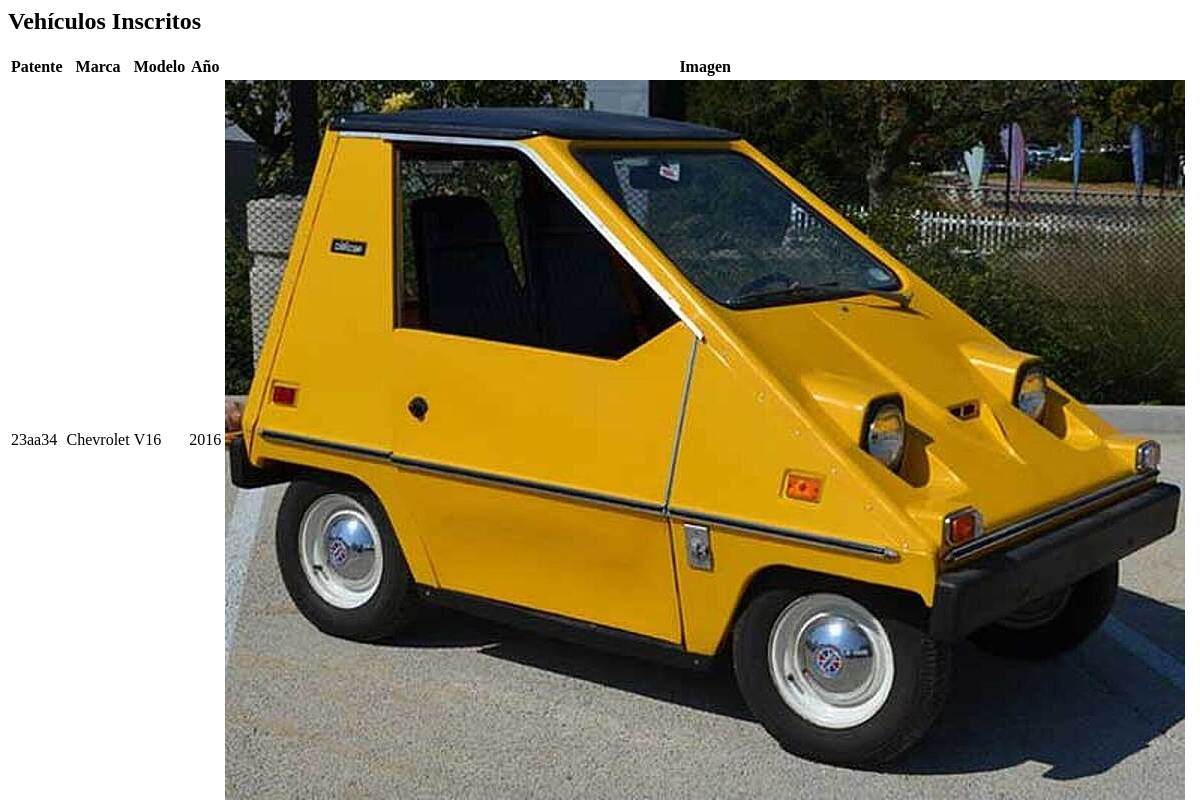
Before: /adm_vehiculos with the older database file.
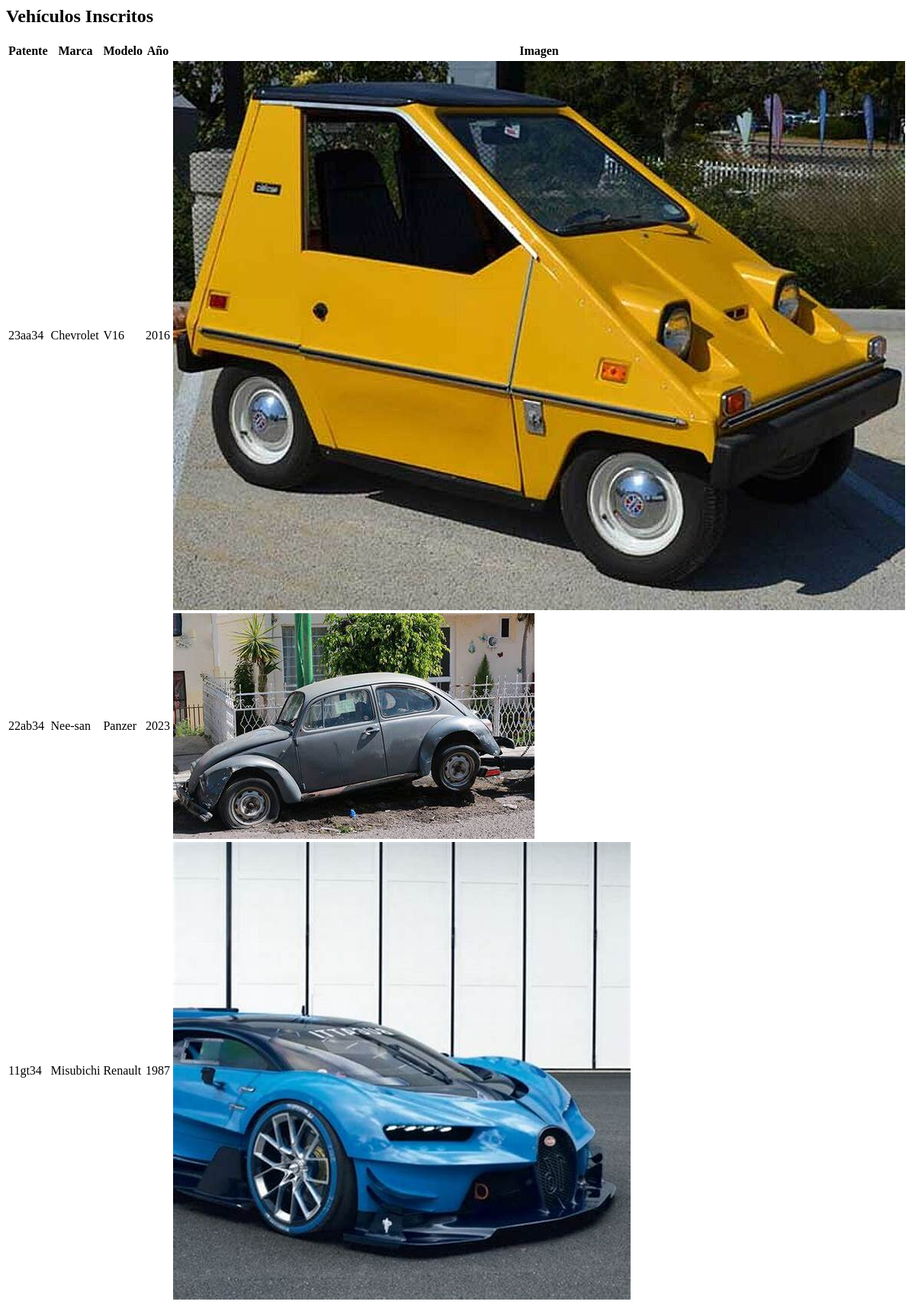
After: the same page with the newer database file.
### myapp/models.py (models this page shows, shortened)
class Vehiculo(models.Model):
    veh_patente= models.CharField(max_length=6, primary_key=True)
    veh_marca= models.CharField(max_length=15, null=False)
    veh_modelo= models.CharField(max_length=25, null=False)
    veh_anno = models.CharField(max_length=4, null=False)
    veh_img = models.ImageField(upload_to='veh_img/', null=True, blank=True)
    userProfile = models.ForeignKey(UserProfile, on_delete=models.CASCADE)

### myapp/views.py (the view, shortened to what this page needs)
# urls.py: path('adm_vehiculos', views.adm_vehiculos, name='adm_vehiculos'),
def adm_vehiculos(request):
    vehiculos = Vehiculo.objects.all()
    return render(request, 'admin/adm_vehiculos.html', {'vehiculos': vehiculos})

### myapp/context_processor.py (called while the page is built)
def totalCarrito(request):
    total = 0
    if "carrito" in request.session.keys():
        for key, value in request.session["carrito"].items():
            total += (value["acumulado"])
    return {"totalCarrito": total}

### myapp/templates/admin/adm_vehiculos.html (shortened to what this page needs)
<h2>Vehículos Inscritos</h2>
{% if vehiculos %}
<div class="col-md-12">
  <table class="vehicle-table">
    <thead>
      <tr>
        <th class="table-header">Patente</th>
        <th class="table-header">Marca</th>
        <th class="table-header">Modelo</th>
        <th class="table-header">Año</th>
        <th class="table-header">Imagen</th>
      </tr>
    </thead>
    <tbody>
      {% for vehiculo in vehiculos %}
        <tr>
          <td>{{ vehiculo.veh_patente }}</td>
          <td>{{ vehiculo.veh_marca }}</td>
          <td>{{ vehiculo.veh_modelo }}</td>
          <td>{{ vehiculo.veh_anno }}</td>
          <td>
            {% if vehiculo.veh_img %}
              <img class="clickable-image" src="{{ vehiculo.veh_img.url }}" alt="{{ vehiculo.veh_patente }}" class="vehicle-image">
            {% else %}
              Sin imagen
            {% endif %}
          </td>
        </tr>
      {% endfor %}
    </tbody>
  </table>
</div>
{% else %}
  <p class="no-vehicles">No hay vehículos inscritos.</p>
{% endif %}

Changed rows visible on the page:
added Vehiculo: veh_patente "22ab34", veh_marca "Nee-san", veh_modelo "Panzer", veh_anno "2023", veh_img (picture)
added Vehiculo: veh_patente "11gt34", veh_marca "Misubichi", veh_modelo "Renault", veh_anno "1987", veh_img (picture)
